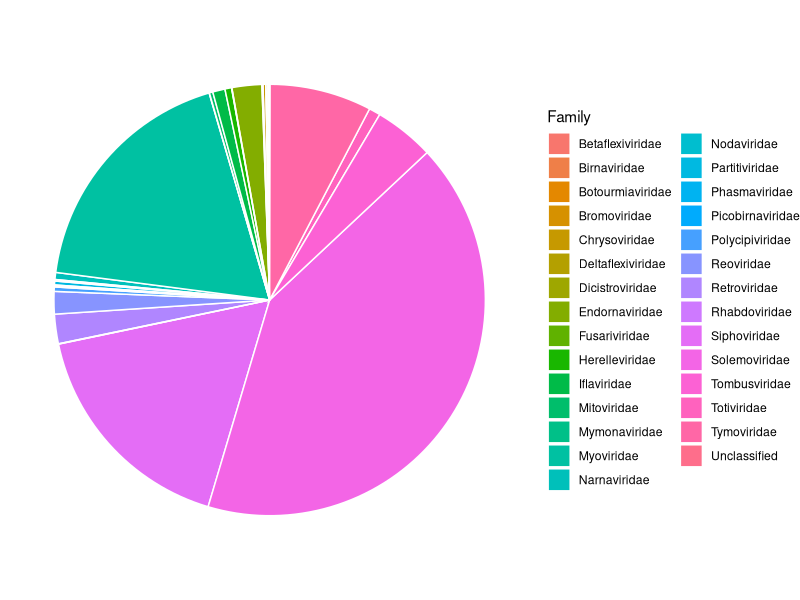

This figure's R source:
## ---- chunk 1
setwd("~/Downloads/kokako-viral-family-estimates-master")
data <- read.csv("./normalisedpiechart.csv")
  
library(ggplot2)
library(dplyr)
  
k1 <- slice(data, 3)[,2:37]
k1_zero <- k1[, colSums(k1 != 0) > 0]
k1_matrix_transposed <- as.data.frame(t(k1_zero))
headers <- names(k1_zero)
  
k1_d <- as.list(t(k1_zero))
  
k1_data <- data.frame("Family"=headers, "value"=t(k1_zero))
## ---- chunk 2
  
ggplot(k1_data, aes(x="", y=value, fill=Family)) +
  geom_bar(stat="identity", width=1, color="white") +
  coord_polar("y", start=0) +
  theme_void()
